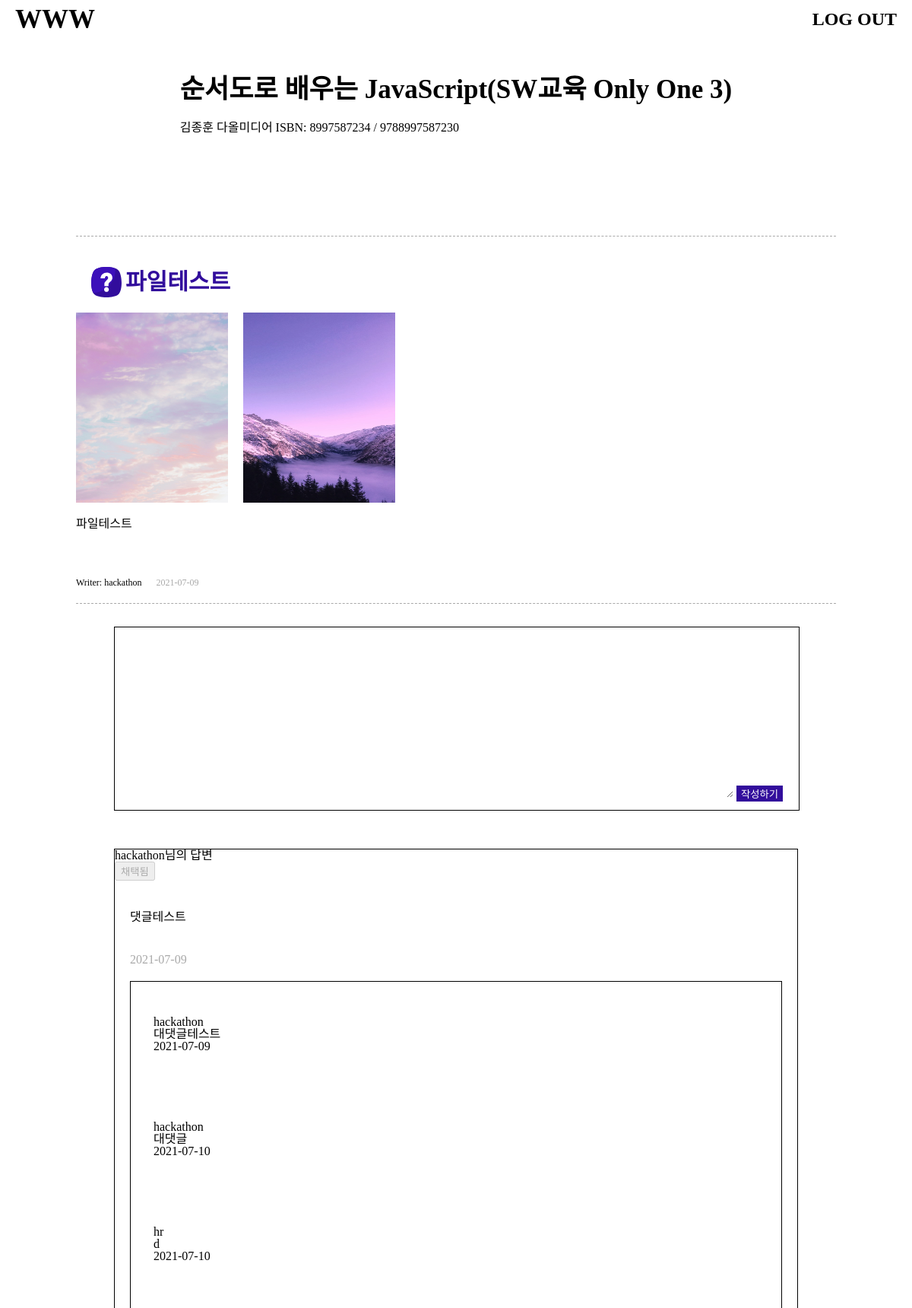
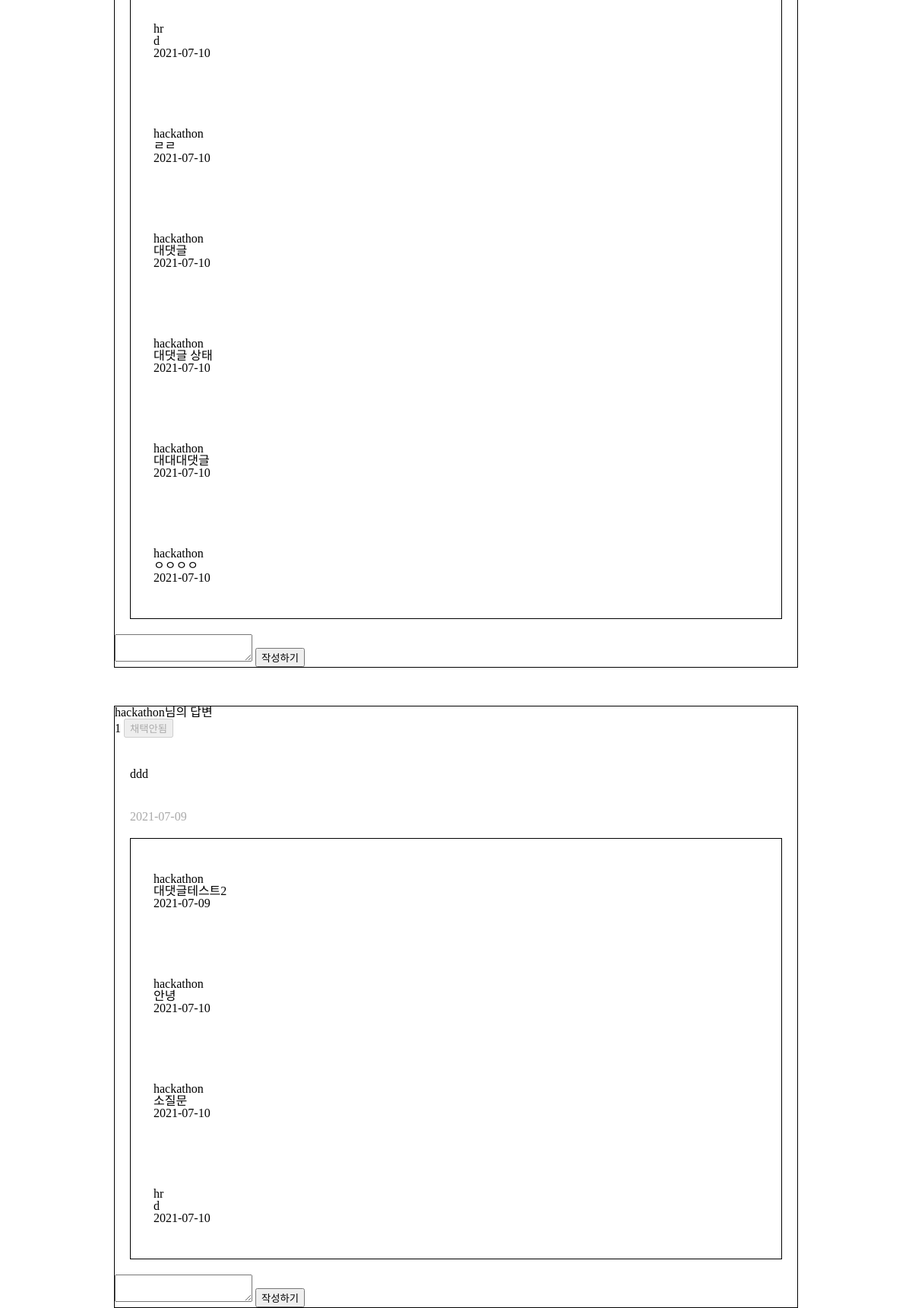
/qna/detail_back/4 (signed in, upper part), run on the app's committed database (2 pictures, top to bottom).
### qna/models.py (models this page shows, shortened)
class Book(models.Model):
    isbn = CharField(max_length=100)
    title = CharField(max_length=255)
    author = CharField(max_length=100)
    publisher = CharField(max_length=255)
    imageUrl = CharField(max_length=500, null=True)

class Qna(models.Model):
    room = ForeignKey(Room, on_delete=CASCADE)
    title = CharField(max_length=500)
    writer = ForeignKey(Profile, on_delete=CASCADE)
    content = TextField()
    isfile = BooleanField(default=False)
    pubdate = DateTimeField(auto_now_add=True)
    chapter = IntegerField()
    page = IntegerField()
    qnum = CharField(max_length=100, null=True)
    selected = BooleanField(default=False)

class File(models.Model):
    profile = ForeignKey(Profile, on_delete=CASCADE)
    qna = ForeignKey(Qna, on_delete=CASCADE)
    order = IntegerField(default=1)
    filename = FileField()

class Comment(models.Model):
    qna = ForeignKey(Qna, on_delete=CASCADE, null=True)
    writer = ForeignKey(Profile, on_delete=CASCADE)
    content = TextField()
    isfile = BooleanField(default=False)
    pubdate = DateTimeField(auto_now_add=True)
    parent = IntegerField()
    depth = IntegerField(default=1)
    selected = BooleanField(default=False)

### account/models.py (models this page shows, shortened)
class Profile(models.Model):
    user = OneToOneField(User, on_delete=models.CASCADE)
    point = IntegerField(default=0)
    nickname = CharField(max_length=45)

### qna/views.py (the view)
# urls.py: path('detail_back/<int:qna_id>', detail_back, name="detail_back"),
def detail_back(request, qna_id):
    qna = Qna.objects.get(id=qna_id)
    comments = Comment.objects.filter(qna = qna, parent = 0)
    replydict = {}
    for comment in comments:
        replylist = []
        replies = Comment.objects.filter(parent = comment.id)
        for reply in replies:
            replylist.append(reply)
        replydict[str(comment.id)] = replylist
    book = Book.objects.get(id = qna.room.book.id)
    profile = Profile.objects.get(user=request.user)
    if(qna.isfile):
        files = File.objects.filter(qna = qna, profile = profile)
    else:
        files = None
    return render(request, 'detail_back.html', {'qna': qna, "book": book, "files":files, "comments":comments, "replydict":replydict.items()})

### qna/templates/detail_back.html (shortened to what this page needs)
{% extends 'base.html' %}
{% load static %}
{% block style %}
<link rel="stylesheet" type="text/css" href="{% static 'css/detail.css' %}">
{% endblock %}
{% block content %}
    <header class="book-info-wrap">
        <div class="book-info-content">
            <div class="book-title">{{book.title}}</div>
            <div>
                <span>{{book.author}} </span>
                <span>{{book.publisher}} </span>
                <span>ISBN: {{book.isbn}} </span>
            </div>
        </div>
    </header>
    <article class="question-wrap">
        <div class="qna-header">
            <img class="question-mark" />
            <h3 class="qna-title">{{qna.title}}</h3>
        </div>
        <div class="file-img">
            {% for file in files %}
            <img src="{{file.filename.url}}" alt="" height="300">
            {% endfor %}
        </div>
        <div class="question-content">{{qna.content}}</div>
        <div class="writer-wrap">
            <span class="qna-writer">Writer: {{qna.writer.nickname}}</span>
            <span class="qna-date">{{qna.pubdate | date:"Y-m-d"}}</span>
        </div>
    </article>
    <article class="reply-wrap">
        <div class="item-wrap">
            <div class="write-wrap">
                <textarea id="comment"></textarea>
                <button type="button" id="comment-btn">작성하기</button>
            </div>
            <div class="comment-wrap">
                {% for comment in comments%}
                    <div class="big-big-comment">
                        <h3>{{comment.writer.nickname}}님의 답변</h3>
                        <div class="is-selected">
                            {% if comment.selected %}
                                <button class="select-btn" disabled>채택됨</button>
                            {% else %}
                                {{qna.writer.user.id}}
                                {% if qna.selected %}
                                    <button class="select-btn" disabled>채택안됨</button>
                                {% elif qna.writer.user.id == request.user.id %}
                                    <button class="select-btn" value="{{comment.id}}" onclick="location.href='{% url 'selected' comment.id%}'">채택안됨</button>
                                {% else %}
                                    <button class="select-btn" disabled>채택안됨</button>
                                {% endif %}
                            {% endif %}
                        </div>
                        <div class="comment-wrap">
                            <div class="comment-content">{{comment.content}}</div>
                            <span class="comment-pubdate">{{comment.pubdate| date:"Y-m-d"}}</span>
                        </div>
                        <div class="small-comment">
                            <div class="reply-section{{comment.id}}">
                                {% for replylist, replies in replydict %}
                                    {% if comment.id|stringformat:"i" == replylist %}
                                        {% for reply in replies %}
                                        <div class="reply-item">
                                            <div>{{reply.writer.nickname}}</div>
                                            <div>{{reply.content}}</div>
                                            <span>{{reply.pubdate| date:"Y-m-d"}}</span>
                                        </div>
                                        {% endfor %}
                                    {% endif %}
                                {% endfor %}
                            </div>
                        </div>
                        <div>
                            <textarea id="reply{{comment.id}}"></textarea>
                            <button type="button" class="reply-btn" value='{{comment.id}}'>작성하기</button>
                        </div>
                    </div>
                {% endfor %}
            </div>
        </div>
    </article>
{% endblock %}

### hackathon/static/css/base.css (style rules this page uses)
html, body, div, span, applet, object, iframe, h1, h2, h3, h4, h5, h6, p, blockquote, pre, a, abbr, acronym, address, big, cite, code, del, dfn, em, img, ins, kbd, q, s, samp, small, strike, strong, sub, sup, tt, var, b, u, i, center, dl, dt, dd, ol, ul, li, fieldset, form, label, legend, table, caption, tbody, tfoot, thead, tr, th, td, article, aside, canvas, details, embed, figure, figcaption, footer, header, hgroup, menu, nav, output, ruby, section, summary, time, mark, audio, video { margin: 0; padding: 0; border: 0; font-size: 100%; font: inherit; vertical-align: baseline; }
article, aside, details, figcaption, figure, footer, header, hgroup, menu, nav, section { display: block; }
body { line-height: 1; }
body { font-family: 'Noto Sans KR'; }

### qna/static/css/detail.css (style rules this page uses)
.book-info-wrap { display: flex; flex-direction: row; justify-content: center; padding-bottom: 30px; }
.book-info-content { display: flex; flex-direction: column; justify-content: flex-start; }
.book-info-content div { margin: 0px 15px 25px; }
.book-title { font-size: 35px; font-weight: bold; margin-top: 0px; }
.question-wrap { padding: 20px 0px; border-top: 0.8px dashed #A9A9A9; border-bottom: 0.8px dashed #A9A9A9; }
.qna-header { padding: 20px; display: flex; flex-direction: row; }
.qna-title { font-size: 30px; font-weight: bold; color: #320D9C; display: inline-block; padding: 5px; }
.question-mark { display: inline-block; height: 40px; width: 40px; }
.file-img { display: flex; flex-direction: row; justify-content: flex-start; }
.file-img img { width: 200px; height: 250px; padding-right: 20px; padding-bottom: 20px; }
.question-content { width: 100%; padding-bottom: 60px; }
.writer-wrap span { font-size: 12px; margin-right: 15px; }
.qna-date { color: #A9A9A9; }
.reply-wrap { display: flex; flex-direction: row; justify-content: center; }
.item-wrap { width: 90%; margin: 20px; }
.write-wrap { margin: 10px 0px; padding: 20px 0px; width: 100%; border: solid 1px black; height: 200px; }
.write-wrap textarea { width: 90%; height: 100%; border: none; }
.write-wrap button { background-color: #320D9C; border: none; color: white; }
.big-big-comment { border: 1px solid black; margin: 50px 0px; }
.is-selected { display: inline; }
.comment-wrap { width: 100%; }
.comment-content { padding: 20px; margin: 20px 0px; }
.comment-pubdate { color: #A9A9A9; padding: 20px; }
.small-comment { border: 1px solid black; margin: 20px; }
.reply-item { padding: 45px 30px; }

### data on the page
Book: title "순서도로 배우는 JavaScript(SW교육 Only One 3)", author "김종훈", publisher "다올미디어", isbn "8997587234 / 9788997587230"
Qna: title "파일테스트", content "파일테스트", writer.nickname "hackathon", pubdate "2021-07-09", writer.user.id "1"
File: filename (picture)
File: filename (picture)
Comment: writer.nickname "hackathon", selected "채택됨", content "댓글테스트", pubdate "2021-07-09"
Comment: writer.nickname "hackathon", content "대댓글테스트", pubdate "2021-07-09"
Comment: writer.nickname "hackathon", content "대댓글", pubdate "2021-07-10"
Comment: writer.nickname "hr", content "d", pubdate "2021-07-10"
Comment: writer.nickname "hr", content "d", pubdate "2021-07-10"
Comment: writer.nickname "hackathon", content "ㄹㄹ", pubdate "2021-07-10"
Comment: writer.nickname "hackathon", content "대댓글", pubdate "2021-07-10"
Comment: writer.nickname "hackathon", content "대댓글 상태", pubdate "2021-07-10"
Comment: writer.nickname "hackathon", content "대대대댓글", pubdate "2021-07-10"
Comment: writer.nickname "hackathon", content "ㅇㅇㅇㅇ", pubdate "2021-07-10"
Comment: writer.nickname "hackathon", shows "채택안됨", content "ddd", pubdate "2021-07-09"
Comment: writer.nickname "hackathon", content "대댓글테스트2", pubdate "2021-07-09"
Comment: writer.nickname "hackathon", content "안녕", pubdate "2021-07-10"
Comment: writer.nickname "hackathon", content "소질문", pubdate "2021-07-10"
Comment: writer.nickname "hr", content "d", pubdate "2021-07-10"
